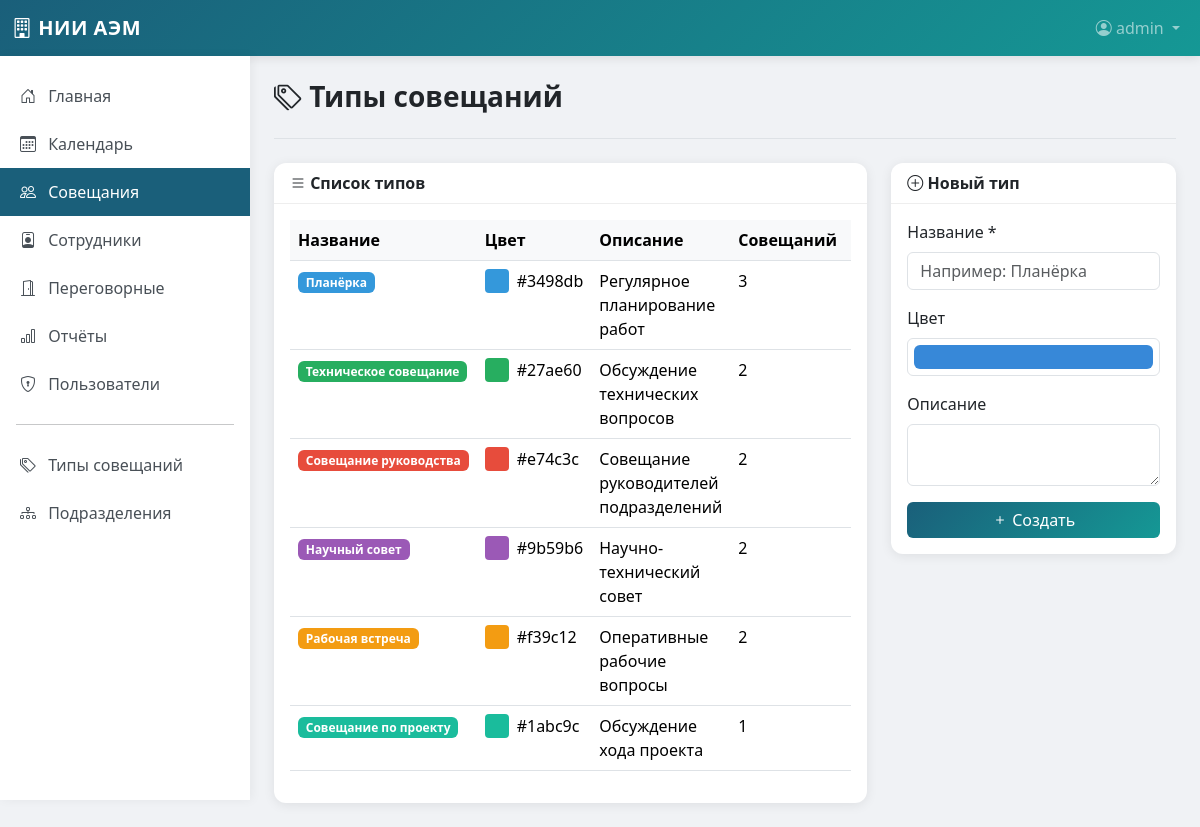
The page /meetings/types (signed in) on the database its author committed.
### app/models.py (models this page shows, shortened)
class User(UserMixin, db.Model):
    id = db.Column(db.Integer, primary_key=True)
    username = db.Column(db.String(64), unique=True, nullable=False, index=True)
    email = db.Column(db.String(120), unique=True, nullable=False, index=True)
    password_hash = db.Column(db.String(256))
    role = db.Column(db.String(20), default='user')  # admin, manager, user
    employee_id = db.Column(db.Integer, db.ForeignKey('employee.id'), nullable=True)
    is_active = db.Column(db.Boolean, default=True)  # True = активен, False = заблокирован
    created_at = db.Column(db.DateTime, default=lambda: datetime.now(timezone.utc))
    employee = db.relationship('Employee', backref='user_account', uselist=False)
    def is_admin(self):
        return self.role == 'admin'

class MeetingType(db.Model):
    id = db.Column(db.Integer, primary_key=True)
    name = db.Column(db.String(100), nullable=False)
    color = db.Column(db.String(7), default='#3788d8')  # HEX цвет для календаря
    description = db.Column(db.Text)
    meetings = db.relationship('Meeting', backref='meeting_type', lazy='dynamic')

### app/routes/meetings.py (the view)
@bp.route('/types')
@login_required
def types():
    types = MeetingType.query.all()
    return render_template('meetings/types.html', types=types)

### app/models.py (called while the page is built)
@login_manager.user_loader
def load_user(id):
    return User.query.get(int(id))

### app/templates/meetings/types.html (shortened to what this page needs)
{% extends "base.html" %}
{% block content %}
<div class="page-header">
    <h1><i class="bi bi-tags"></i> Типы совещаний</h1>
</div>
<div class="row">
    <div class="col-lg-8">
        <div class="card">
            <div class="card-header">
                <i class="bi bi-list"></i> Список типов
            </div>
            <div class="card-body">
                {% if types %}
                <div class="table-responsive">
                    <table class="table table-hover">
                        <thead>
                            <tr>
                                <th>Название</th>
                                <th>Цвет</th>
                                <th>Описание</th>
                                <th>Совещаний</th>
                                <th></th>
                            </tr>
                        </thead>
                        <tbody>
                            {% for type in types %}
                            <tr>
                                <td>
                                    <span class="badge" style="background-color: {{ type.color }}">
                                        {{ type.name }}
                                    </span>
                                </td>
                                <td>
                                    <div class="d-flex align-items-center">
                                        <div style="width: 24px; height: 24px; background-color: {{ type.color }}; border-radius: 4px; margin-right: 8px;"></div>
                                        {{ type.color }}
                                    </div>
                                </td>
                                <td>{{ type.description or '-' }}</td>
                                <td>{{ type.meetings.count() }}</td>
                                <td>
                                </td>
                            </tr>
                            {% endfor %}
                        </tbody>
                    </table>
                </div>
                {% else %}
                <p class="text-muted text-center mb-0">Типы совещаний не созданы</p>
                {% endif %}
            </div>
        </div>
    </div>
    <div class="col-lg-4">
        <div class="card">
            <div class="card-header">
                <i class="bi bi-plus-circle"></i> Новый тип
            </div>
            <div class="card-body">
                <form method="POST" action="{{ url_for('meetings.create_type') }}">
                    <div class="mb-3">
                        <label for="name" class="form-label">Название *</label>
                        <input type="text" class="form-control" id="name" name="name" required
                               placeholder="Например: Планёрка">
                    </div>
                    <div class="mb-3">
                        <label for="color" class="form-label">Цвет</label>
                        <input type="color" class="form-control form-control-color w-100"
                               id="color" name="color" value="#3788d8">
                    </div>
                    <div class="mb-3">
                        <label for="description" class="form-label">Описание</label>
                        <textarea class="form-control" id="description" name="description" rows="2"></textarea>
                    </div>
                    <button type="submit" class="btn btn-primary w-100">
                        <i class="bi bi-plus"></i> Создать
                    </button>
                </form>
            </div>
        </div>
    </div>
</div>
{% endblock %}

### app/templates/base.html (shortened to what this page needs)
<!DOCTYPE html>
<html lang="ru">
<head>
    <link href="https://cdn.jsdelivr.net/npm/bootstrap@5.3.2/dist/css/bootstrap.min.css" rel="stylesheet">
    <link href="https://cdn.jsdelivr.net/npm/bootstrap-icons@1.11.1/font/bootstrap-icons.css" rel="stylesheet">
    <link href="https://cdn.jsdelivr.net/npm/fullcalendar@6.1.10/index.global.min.css" rel="stylesheet">
</head>
<body>
    <nav class="navbar navbar-expand-lg navbar-dark">
        <div class="container-fluid">
            <a class="navbar-brand" href="{{ url_for('main.index') }}">
                <i class="bi bi-building"></i> НИИ АЭМ
            </a>
            <div class="collapse navbar-collapse" id="navbarNav">
                <ul class="navbar-nav ms-auto">
                    {% if current_user.is_authenticated %}
                    <li class="nav-item dropdown">
                        <a class="nav-link dropdown-toggle" href="#" id="userDropdown" role="button"
                           data-bs-toggle="dropdown" aria-expanded="false">
                            <i class="bi bi-person-circle"></i> {{ current_user.username }}
                        </a>
                    </li>
                    {% endif %}
                </ul>
            </div>
        </div>
    </nav>
    <div class="d-flex">
        {% if current_user.is_authenticated %}
        <nav class="sidebar d-none d-md-block">
            <ul class="nav flex-column">
                <li class="nav-item">
                    <a class="nav-link {{ 'active' if request.endpoint == 'main.index' }}"
                       href="{{ url_for('main.index') }}">
                        <i class="bi bi-house-door"></i> Главная
                    </a>
                </li>
                <li class="nav-item">
                    <a class="nav-link {{ 'active' if request.endpoint == 'main.calendar' }}"
                       href="{{ url_for('main.calendar') }}">
                        <i class="bi bi-calendar3"></i> Календарь
                    </a>
                </li>
                <li class="nav-item">
                    <a class="nav-link {{ 'active' if 'meetings' in request.endpoint }}"
                       href="{{ url_for('meetings.index') }}">
                        <i class="bi bi-people"></i> Совещания
                    </a>
                </li>
                <li class="nav-item">
                    <a class="nav-link {{ 'active' if 'employees' in request.endpoint }}"
                       href="{{ url_for('employees.index') }}">
                        <i class="bi bi-person-badge"></i> Сотрудники
                    </a>
                </li>
                <li class="nav-item">
                    <a class="nav-link {{ 'active' if 'rooms' in request.endpoint }}"
                       href="{{ url_for('rooms.index') }}">
                        <i class="bi bi-door-open"></i> Переговорные
                    </a>
                </li>
                <li class="nav-item">
                    <a class="nav-link {{ 'active' if 'reports' in request.endpoint }}"
                       href="{{ url_for('reports.index') }}">
                        <i class="bi bi-bar-chart"></i> Отчёты
                    </a>
                </li>
                {% if current_user.is_admin() %}
                <li class="nav-item">
                    <a class="nav-link {{ 'active' if 'admin' in request.endpoint }}"
                       href="{{ url_for('admin.users') }}">
                        <i class="bi bi-shield-lock"></i> Пользователи
                    </a>
                </li>
                {% endif %}
                <hr class="mx-3">
                <li class="nav-item">
                    <a class="nav-link" href="{{ url_for('meetings.types') }}">
                        <i class="bi bi-tags"></i> Типы совещаний
                    </a>
                </li>
                <li class="nav-item">
                    <a class="nav-link" href="{{ url_for('employees.departments') }}">
                        <i class="bi bi-diagram-3"></i> Подразделения
                    </a>
                </li>
            </ul>
        </nav>
        {% endif %}
        <main class="main-content flex-grow-1">
            {% block content %}{% endblock %}
        </main>
    </div>
</body>
</html>

### app/templates/base.html (style rules this page uses)
:root { --primary-color: #1a5f7a; --secondary-color: #159895; --accent-color: #57c5b6; --light-color: #f8f9fa; --dark-color: #212529; }
body { font-family: 'Segoe UI', Tahoma, Geneva, Verdana, sans-serif; background-color: #f0f2f5; min-height: 100vh; }
.navbar { background: linear-gradient(135deg, var(--primary-color), var(--secondary-color)); box-shadow: 0 2px 10px rgba(0,0,0,0.1); }
.navbar-brand { font-weight: 700; letter-spacing: 0.5px; }
.sidebar { background: white; box-shadow: 2px 0 10px rgba(0,0,0,0.05); min-height: calc(100vh - 56px); position: fixed; top: 56px; left: 0; width: 250px; z-index: 100; padding-top: 1rem; }
.sidebar .nav-link { color: #495057; padding: 0.75rem 1.25rem; border-radius: 0; transition: all 0.2s; }
.sidebar .nav-link.active { background-color: var(--primary-color); color: white; }
.sidebar .nav-link i { width: 24px; margin-right: 8px; }
.main-content { margin-left: 250px; padding: 1.5rem; min-height: calc(100vh - 56px); }
.card { border: none; border-radius: 12px; box-shadow: 0 2px 12px rgba(0,0,0,0.08); transition: transform 0.2s, box-shadow 0.2s; }
.card-header { background: transparent; border-bottom: 1px solid #eee; font-weight: 600; }
.btn-primary { background: linear-gradient(135deg, var(--primary-color), var(--secondary-color)); border: none; }
.table th { background-color: #f8f9fa; font-weight: 600; border-top: none; }
.page-header { margin-bottom: 1.5rem; padding-bottom: 1rem; border-bottom: 1px solid #dee2e6; }
.page-header h1 { font-size: 1.75rem; font-weight: 600; color: var(--dark-color); }

### rows shown on the page
User: username "admin"
MeetingType: name "Планёрка", color "#3498db", description "Регулярное планирование работ", meetings.count "3"
MeetingType: name "Техническое совещание", color "#27ae60", description "Обсуждение технических вопросов", meetings.count "2"
MeetingType: name "Совещание руководства", color "#e74c3c", description "Совещание руководителей подразделений", meetings.count "2"
MeetingType: name "Научный совет", color "#9b59b6", description "Научно-технический совет", meetings.count "2"
MeetingType: name "Рабочая встреча", color "#f39c12", description "Оперативные рабочие вопросы", meetings.count "2"
MeetingType: name "Совещание по проекту", color "#1abc9c", description "Обсуждение хода проекта", meetings.count "1"
